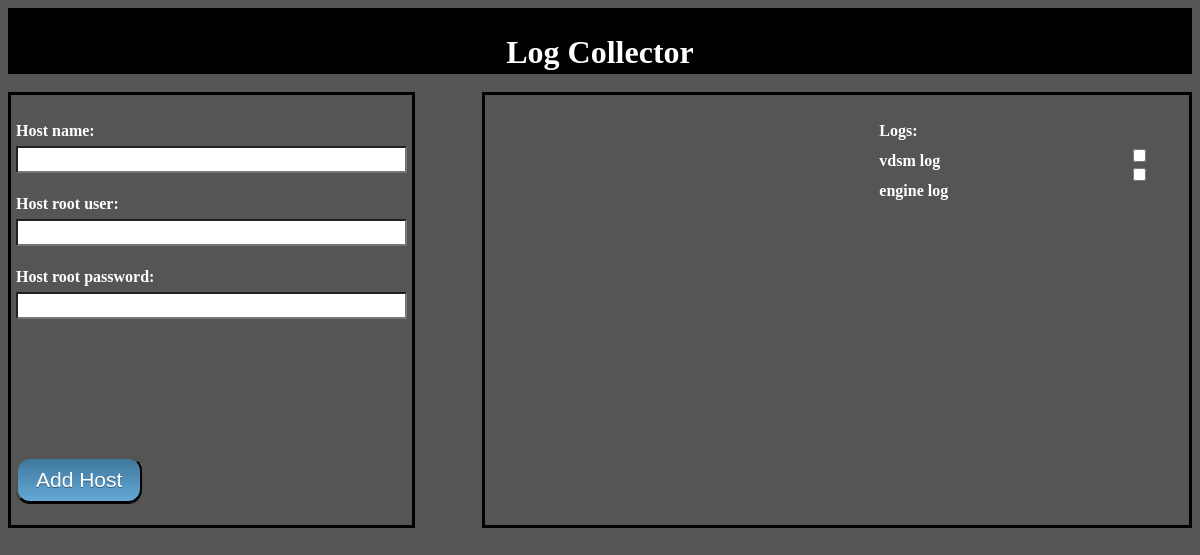
The app's page /log_collector/, older data.
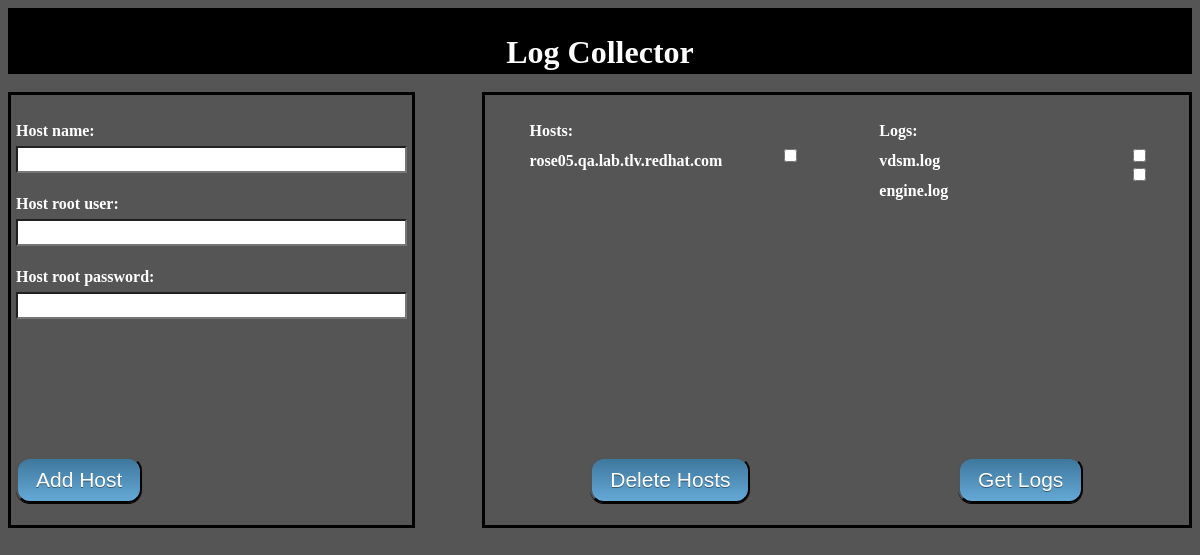
The same page, newer data.
### log_collector/models.py (models this page shows, shortened)
class Log(models.Model):
    log_name = models.CharField(max_length=50)
    log_path = models.CharField(max_length=100)

class Host(models.Model):
    host_name = models.CharField(
        max_length=50, validators=[MinLengthValidator(1)])
    host_root_user = models.CharField(
        max_length=20, validators=[MinLengthValidator(1)])
    host_root_password = models.CharField(
        max_length=20, validators=[MinLengthValidator(1)])

### log_collector/views.py (the view, shortened to what this page needs)
class IndexView(generic.CreateView):
    form_class = HostForm
    template_name = 'log_collector/index.html'
    def get_context_data(self, **kwargs):
        context = super(IndexView, self).get_context_data(**kwargs)
        context['log_files'] = Log.objects.all()
        context['hosts'] = Host.objects.all()
        return context

### log_collector/forms.py
class HostForm(forms.ModelForm):
    class Meta:
        model = Host
        fields = ['host_name', 'host_root_user', 'host_root_password']
        widgets = {'host_root_password': forms.PasswordInput()}

### log_collector/templates/log_collector/index.html (shortened to what this page needs)
{% load staticfiles %}
<link rel="stylesheet" type="text/css" href="{% static 'log_collector/style.css' %}" />
<html>
<head>
</head>
<body style="height: 23px;">
<div id="header">
<h1 style="height: 13px;">Log Collector</h1>
</div>
<br>
<div id="add_host">
    <form action="{% url "log_collector:index" %}" method="post" accept-charset="utf-8">
    {{ form.as_p }}
	<input name="_add_host" value="Add Host" type="submit" class="button" style="position: absolute; bottom: 5%;">
    </form>
</div>
<div id="checkbox_fields">
<form action="{% url "log_collector:index" %}" method="post" accept-charset="utf-8">
    {% if log_files %}
        <div id="logs">
        <ul>
        <label >Logs:</label>
        <br>
        {% for log in log_files %}
            <label for={{ log.log_name }}>{{ log.log_name }}</label>
            <input value={{ log.log_name }} name="logs[]" type="checkbox">
            <br>
        {% endfor %}
        </ul>
        </div>
    {% endif %}
    {% if hosts %}
        <div id="hosts">
        <ul>
        <label >Hosts:</label>
        <br>
        {% for host in hosts %}
            <label for={{ host.host_name }}>{{ host.host_name }}</label>
            <input value={{ host.host_name }} name="hosts[]" type="checkbox">
             <br>
        {% endfor %}
        </ul>
        </div>
    <input name="_get_logs" value="Get Logs" type="submit" class="button" style="position: absolute; bottom: 5%; right: 15%">
    <input name="_delete_hosts" value="Delete Hosts" type="submit" class="button" style="position: absolute; bottom: 5%; left: 15%">
    {% endif %}
    <br>
</form>
</div>
</body>
</html>

Row changes from the older to the newer data that the page shows:
changed Log: log_name "vdsm log" → "vdsm.log"
changed Log: log_name "engine log" → "engine.log"
added Host: host_name "rose05.qa.lab.tlv.redhat.com"
Text that changed along with them:
form field _get_logs: (not shown) → "Get Logs"
form field _delete_hosts: (not shown) → "Delete Hosts"
text now shown: "Hosts:"
